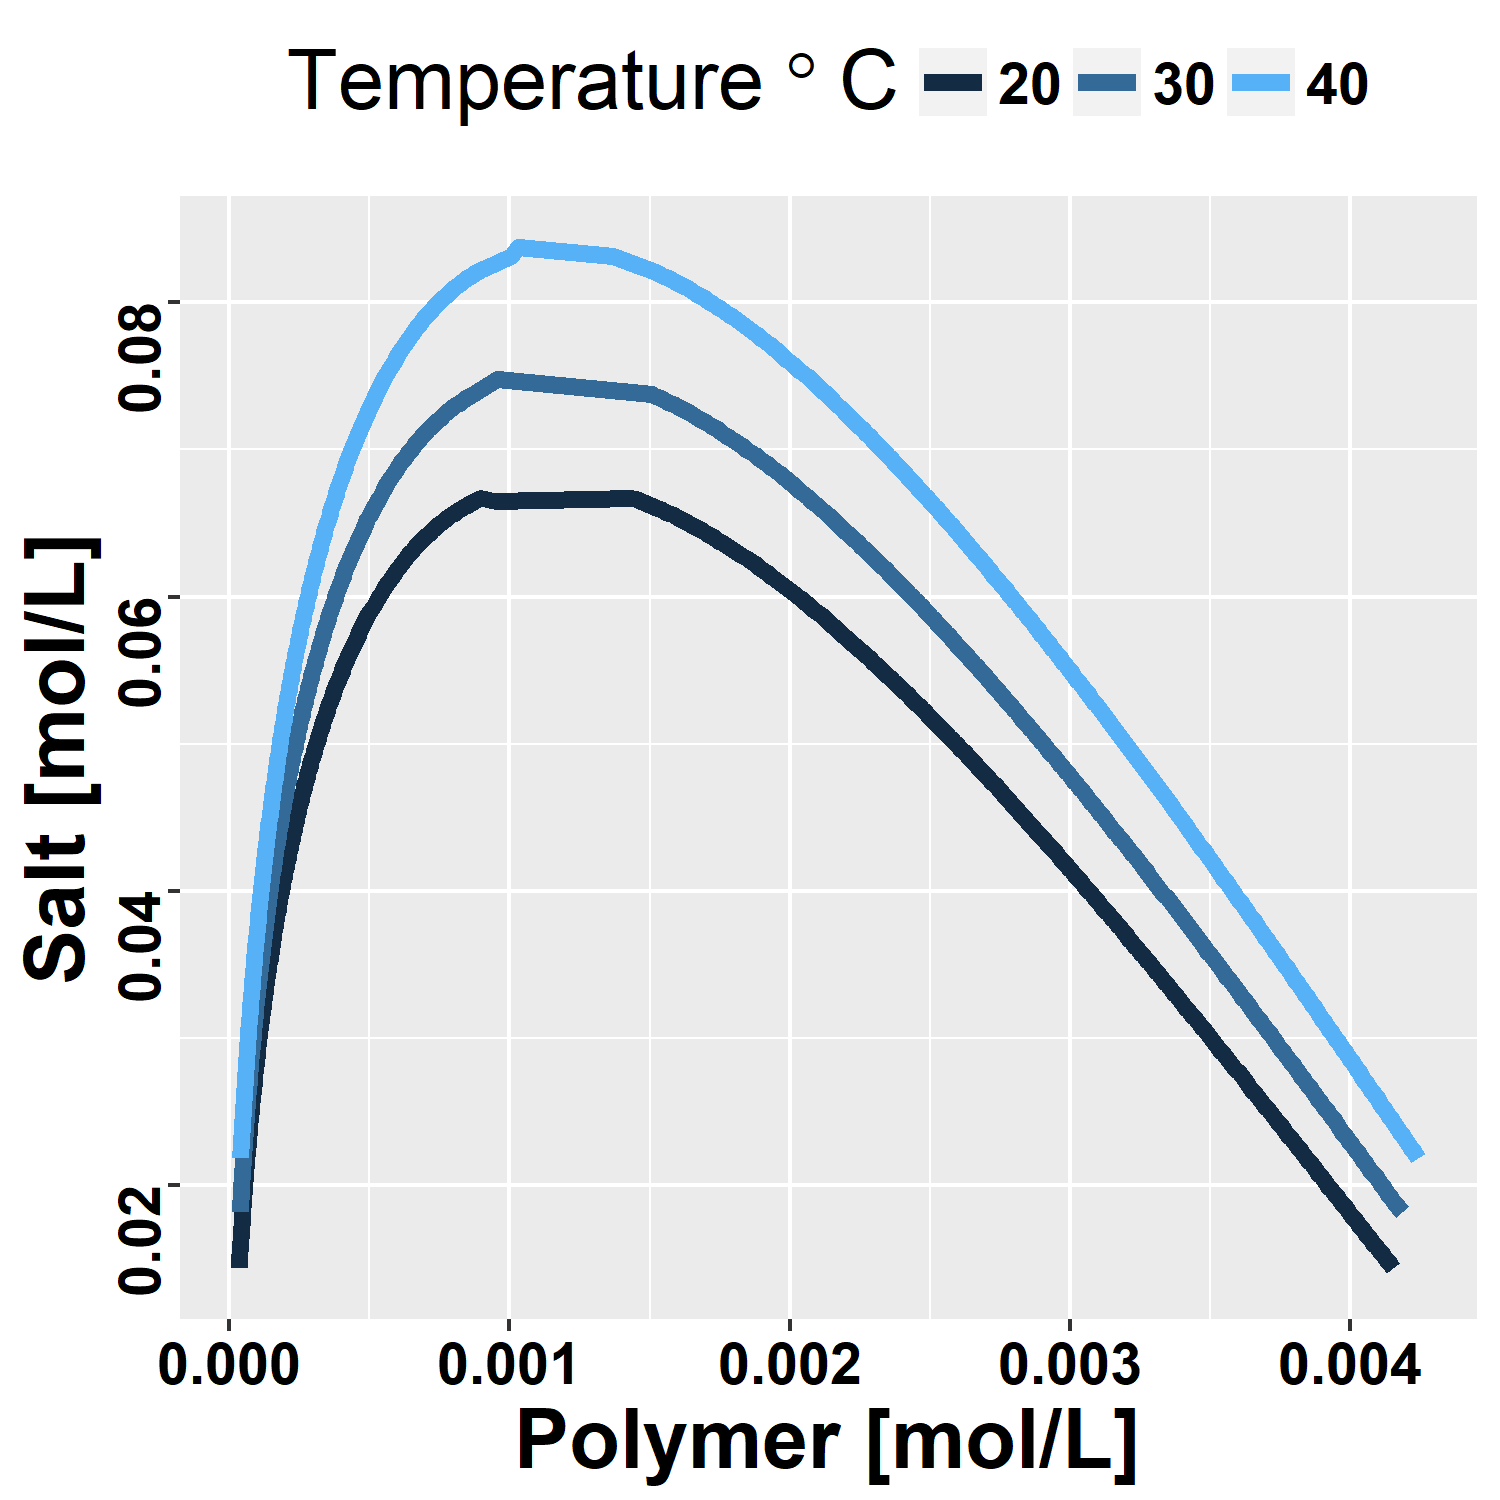

This figure's R source:
# Binodal curve at different temperature
rm(list = ls())
source('vomodel.R')
source('proteinRNA.para.R')
library(yxplot)
library(ggplot2)
library(dplyr)
library(rootSolve)
library(pracma)
library(nleqslv)
DEBUG <- F
SAVE <- T

# system.properties <- list(
#   polymer.num = c(1000, 1000, 1, 1, 1),
#   sigma = c(0.34, 0.34, 1, 1, 0),
#   size.ratio = c(1, 1, 1, 1, 1),
#   water.size = k.water.size,
#   molar.ratio = rep(1, 5)
# )
# fitting.para <- list()
# fitting.para$epsilon <- 1E-8
# fitting.para$sampling.gap <- 1e-4
# fitting.para$critical.point.guess <- c(phi.polymer=0.01, phi.salt=0.15)
# fitting.para$binodal.guess <- c(1E-1, 1E-1)


# fitting.para$binodal.guess <- c(0.05, 0.05)
ds <- do.call(rbind, lapply(c(20, 30, 40), function(tempC){
    lB <- ke^2 / (kEr*kkB*(tempC+273.15))
    system.properties$sigma[2] <- system.properties$size.ratio[2]*k.water.size / lB
    # update critical.point.guess
    fitting.para$critical.point.guess <- as.numeric(fitting.para$c.point.temp.fun(tempC + 273))
    return(get.binodal.curve(tempC, system.properties$Chi, system.properties, fitting.para))
}))
# p1 <- get.binodal.curve(20, system.properties$Chi, system.properties, fitting.para)
# p2 <- get.binodal.curve(30, system.properties$Chi, system.properties, fitting.para)
# p3 <- get.binodal.curve(40, system.properties$Chi, system.properties, fitting.para)
# ds <- rbind(p1, p2, p3)

g2 <- ggplot(ds, aes(y = conc.salt, group = tempC)) +
  geom_line(aes(x = conc.p + conc.q, col = tempC), lwd = 2) +
    scale_colour_continuous(breaks = seq(20, 40, 10), guide = 'legend') +
  labs(x = 'Polymer [mol/L]',
       y = 'Salt [mol/L]',
       col = expression('Temperature'~degree~C))
g2 <- theme.title.text.1(g2)

print(g2)

if(SAVE) {
    ggsave('test.binodal.curve.proteinRNA.temp.png', g2, width = 5, height = 5)
} 